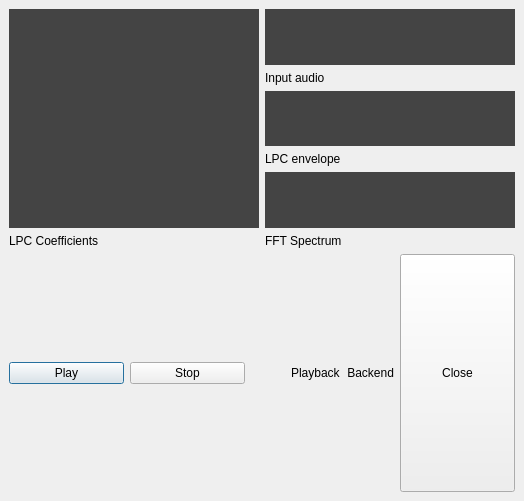
<ui version="4.0" >
 <class>Dialog</class>
 <widget class="QDialog" name="Dialog" >
  <property name="geometry" >
   <rect>
    <x>0</x>
    <y>0</y>
    <width>524</width>
    <height>501</height>
   </rect>
  </property>
  <property name="windowTitle" >
   <string>LPC Analysis</string>
  </property>
  <property name="windowIcon" >
   <iconset resource="../src/images.qrc" >:/icons/images/lpmodel.svg</iconset>
  </property>
  <layout class="QVBoxLayout" >
   <property name="margin" >
    <number>9</number>
   </property>
   <property name="spacing" >
    <number>6</number>
   </property>
   <item>
    <layout class="QHBoxLayout" >
     <property name="margin" >
      <number>0</number>
     </property>
     <property name="spacing" >
      <number>6</number>
     </property>
     <item>
      <layout class="QVBoxLayout" >
       <property name="margin" >
        <number>0</number>
       </property>
       <property name="spacing" >
        <number>6</number>
       </property>
       <item>
        <widget class="CLAM::VM::LPModelView" name="OutPort__LPC_AutoCorrelation_0__LPModelOut" >
         <property name="sizePolicy" >
          <sizepolicy>
           <hsizetype>5</hsizetype>
           <vsizetype>5</vsizetype>
           <horstretch>0</horstretch>
           <verstretch>1</verstretch>
          </sizepolicy>
         </property>
         <property name="toolTip" >
          <string>LPC Coeficients</string>
         </property>
         <property name="autoFillBackground" >
          <bool>true</bool>
         </property>
         <property name="styleSheet" >
          <string>background-color:#444</string>
         </property>
         <property name="barGradientBegin" >
          <color>
           <red>255</red>
           <green>200</green>
           <blue>0</blue>
          </color>
         </property>
         <property name="barGradientEnd" >
          <color>
           <red>255</red>
           <green>100</green>
           <blue>50</blue>
          </color>
         </property>
        </widget>
       </item>
       <item>
        <widget class="QLabel" name="label_3" >
         <property name="text" >
          <string>LPC Coefficients</string>
         </property>
        </widget>
       </item>
      </layout>
     </item>
     <item>
      <layout class="QVBoxLayout" >
       <property name="margin" >
        <number>0</number>
       </property>
       <property name="spacing" >
        <number>6</number>
       </property>
       <item>
        <widget class="Oscilloscope" name="OutPort__AudioSource_0__AudioOut" >
         <property name="sizePolicy" >
          <sizepolicy>
           <hsizetype>5</hsizetype>
           <vsizetype>5</vsizetype>
           <horstretch>1</horstretch>
           <verstretch>1</verstretch>
          </sizepolicy>
         </property>
         <property name="autoFillBackground" >
          <bool>true</bool>
         </property>
         <property name="styleSheet" >
          <string>background-color:#444;</string>
         </property>
         <property name="lineColor" >
          <color>
           <red>255</red>
           <green>150</green>
           <blue>50</blue>
          </color>
         </property>
        </widget>
       </item>
       <item>
        <widget class="QLabel" name="label_4" >
         <property name="text" >
          <string>Input audio</string>
         </property>
        </widget>
       </item>
       <item>
        <widget class="SpectrumView" name="OutPort__LPC_AutoCorrelation_0__SpectrumOut" >
         <property name="sizePolicy" >
          <sizepolicy>
           <hsizetype>5</hsizetype>
           <vsizetype>5</vsizetype>
           <horstretch>1</horstretch>
           <verstretch>1</verstretch>
          </sizepolicy>
         </property>
         <property name="toolTip" >
          <string>LPC Envelope</string>
         </property>
         <property name="autoFillBackground" >
          <bool>true</bool>
         </property>
         <property name="styleSheet" >
          <string>background-color:#444</string>
         </property>
         <property name="lineColor" >
          <color>
           <red>255</red>
           <green>150</green>
           <blue>50</blue>
          </color>
         </property>
        </widget>
       </item>
       <item>
        <widget class="QLabel" name="label_2" >
         <property name="text" >
          <string>LPC envelope</string>
         </property>
        </widget>
       </item>
       <item>
        <widget class="SpectrumView" name="OutPort__FFT_0__Spectrum___Output" >
         <property name="sizePolicy" >
          <sizepolicy>
           <hsizetype>5</hsizetype>
           <vsizetype>5</vsizetype>
           <horstretch>1</horstretch>
           <verstretch>1</verstretch>
          </sizepolicy>
         </property>
         <property name="toolTip" >
          <string>FFT Spectrum</string>
         </property>
         <property name="autoFillBackground" >
          <bool>true</bool>
         </property>
         <property name="styleSheet" >
          <string>background-color:#444</string>
         </property>
         <property name="lineColor" >
          <color>
           <red>255</red>
           <green>150</green>
           <blue>50</blue>
          </color>
         </property>
        </widget>
       </item>
       <item>
        <widget class="QLabel" name="label" >
         <property name="text" >
          <string>FFT Spectrum</string>
         </property>
        </widget>
       </item>
      </layout>
     </item>
    </layout>
   </item>
   <item>
    <layout class="QHBoxLayout" >
     <property name="margin" >
      <number>0</number>
     </property>
     <property name="spacing" >
      <number>6</number>
     </property>
     <item>
      <widget class="QPushButton" name="PlayButton" >
       <property name="sizePolicy" >
        <sizepolicy>
         <hsizetype>7</hsizetype>
         <vsizetype>0</vsizetype>
         <horstretch>0</horstretch>
         <verstretch>0</verstretch>
        </sizepolicy>
       </property>
       <property name="text" >
        <string>Play</string>
       </property>
      </widget>
     </item>
     <item>
      <widget class="QPushButton" name="StopButton" >
       <property name="sizePolicy" >
        <sizepolicy>
         <hsizetype>7</hsizetype>
         <vsizetype>0</vsizetype>
         <horstretch>0</horstretch>
         <verstretch>0</verstretch>
        </sizepolicy>
       </property>
       <property name="text" >
        <string>Stop</string>
       </property>
      </widget>
     </item>
     <item>
      <layout class="QHBoxLayout" >
       <property name="margin" >
        <number>0</number>
       </property>
       <property name="spacing" >
        <number>6</number>
       </property>
       <item>
        <spacer>
         <property name="orientation" >
          <enum>Qt::Horizontal</enum>
         </property>
         <property name="sizeHint" >
          <size>
           <width>40</width>
           <height>20</height>
          </size>
         </property>
        </spacer>
       </item>
       <item>
        <widget class="QLabel" name="PlaybackIndicator" >
         <property name="text" >
          <string>Playback</string>
         </property>
        </widget>
       </item>
       <item>
        <widget class="QLabel" name="BackendIndicator" >
         <property name="text" >
          <string>Backend</string>
         </property>
         <property name="alignment" >
          <set>Qt::AlignRight|Qt::AlignTrailing|Qt::AlignVCenter</set>
         </property>
        </widget>
       </item>
      </layout>
     </item>
     <item>
      <widget class="QPushButton" name="CloseButton" >
       <property name="sizePolicy" >
        <sizepolicy>
         <hsizetype>7</hsizetype>
         <vsizetype>5</vsizetype>
         <horstretch>0</horstretch>
         <verstretch>0</verstretch>
        </sizepolicy>
       </property>
       <property name="text" >
        <string>Close</string>
       </property>
      </widget>
     </item>
    </layout>
   </item>
  </layout>
 </widget>
 <customwidgets>
  <customwidget>
   <class>Oscilloscope</class>
   <extends>QWidget</extends>
   <header>Oscilloscope.hxx</header>
  </customwidget>
  <customwidget>
   <class>CLAM::VM::LPModelView</class>
   <extends>QWidget</extends>
   <header>LPModelView.hxx</header>
  </customwidget>
  <customwidget>
   <class>SpectrumView</class>
   <extends>QWidget</extends>
   <header>SpectrumView.hxx</header>
  </customwidget>
 </customwidgets>
 <resources>
  <include location="../src/images.qrc" />
 </resources>
 <connections>
  <connection>
   <sender>CloseButton</sender>
   <signal>clicked()</signal>
   <receiver>Dialog</receiver>
   <slot>accept()</slot>
   <hints>
    <hint type="sourcelabel" >
     <x>539</x>
     <y>490</y>
    </hint>
    <hint type="destinationlabel" >
     <x>435</x>
     <y>306</y>
    </hint>
   </hints>
  </connection>
 </connections>
</ui>
